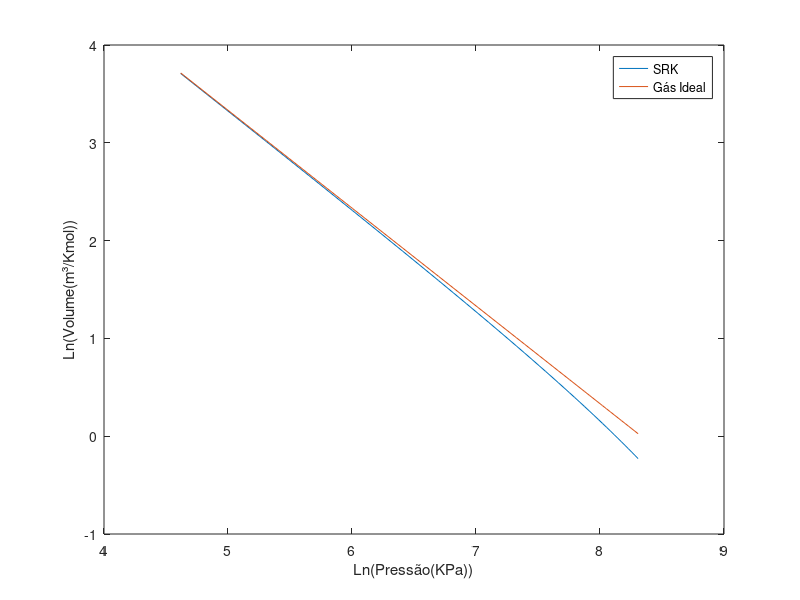

The MATLAB source for this figure:
i = 0;
%iremos utilizar um For, para o Calculo de cada V, para cada P, mantendo a Temperatura constante
for P = 101325:101325:4053000 %(Pa)
i = i+1;
%Chute Inicial
V = 1; %(M³/Kmol)
%Parametros de Entreda do n-butano
T = 500; %(K)
R = 8314; %(J/Kmol)
Tc = 425.2; %(K)
Pc = 3797000; %(Pa)
%Passo Utilizado para a Derivada
dx = 0.5; 
%Fator acentrico
fatoracentrico = 0.1931;
%Calculo do alfa
alfa = (1+((0.48508+1.55171*(fatoracentrico)-0.15613*(fatoracentrico^2))*(1-sqrt(T/Tc))))^2;
%Calculo dos parametros a e b
a = (0.4278*(R^2)*(Tc^2))/Pc;
b = (0.0867*R*Tc)/Pc;
%Escrevendo a função f(x) de SRK
f = -P+((R*T)/(V-b))-((a*alfa)/(V*(V+b)));
%Enquanto a função de SRK não for menor que a tolerancia de 10^-6.
while abs(f)>10e-6
%Calculando f(x+dx)
derivada = -P+((R*T)/((V+dx)-b))-((a*alfa)/((V+dx)*((V+dx)+b)));
%Calculando f'(x)
der = (derivada-f)/dx;
%Calculando o novo V com a formula de Newton-Raphson
V = V - f/der;
%Calculando f(x) novamente, com o novo valor de V
f = -P+((R*T)/(V-b))-((a*alfa)/(V*(V+b)));
VSoave_Redlich_Kwong(i) = V;
end
end
VSoave_Redlich_Kwong;
k = 0;
%Calculando V com a formula P.V=R.T para as mesma pressões
for P = 101325:101325:4053000
    k = k+1;
    %V = (R.T)/P
    Videal = (R*T)/P;
    Vgasideal(k) = Videal;
end
Vgasideal;
%Plotando o Gràfico de Ln(V) Vs Ln(P), comparando o desvio de V calculado para um gãs Ideal, e com a Formula de SRK
x = (101.325):(101.325):(4053.000);
x = log(x);
y1 = log(VSoave_Redlich_Kwong);
plot(x,y1)
hold on
y2 = log(Vgasideal);
plot (x,y2)
xlabel('Ln(Pressão(KPa))')
ylabel('Ln(Volume(m³/Kmol))')
legend('SRK','Gás Ideal')